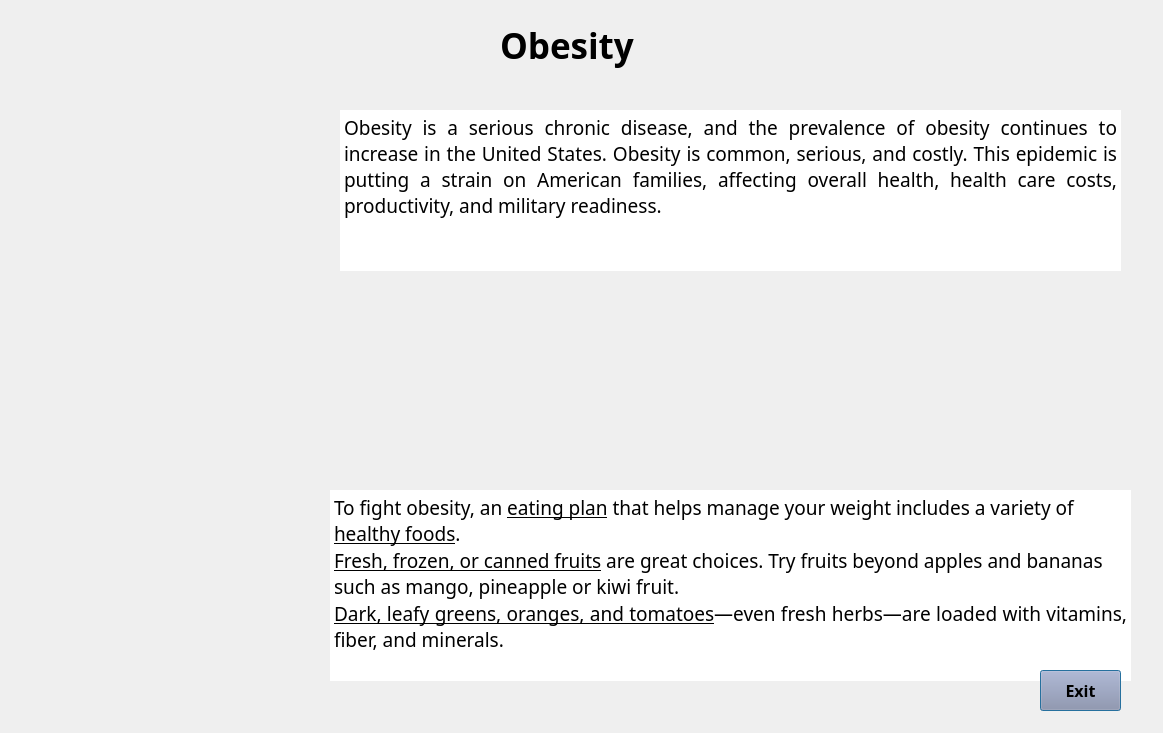
<?xml version="1.0" encoding="UTF-8"?>
<ui version="4.0">
 <class>Obesity</class>
 <widget class="QDialog" name="Obesity">
  <property name="geometry">
   <rect>
    <x>0</x>
    <y>0</y>
    <width>1163</width>
    <height>733</height>
   </rect>
  </property>
  <property name="windowTitle">
   <string>Dialog</string>
  </property>
  <widget class="QLabel" name="label">
   <property name="geometry">
    <rect>
     <x>500</x>
     <y>0</y>
     <width>191</width>
     <height>91</height>
    </rect>
   </property>
   <property name="font">
    <font>
     <family>Rockwell</family>
     <pointsize>26</pointsize>
     <weight>75</weight>
     <bold>true</bold>
    </font>
   </property>
   <property name="text">
    <string>Obesity</string>
   </property>
  </widget>
  <widget class="QTextBrowser" name="textBrowser">
   <property name="geometry">
    <rect>
     <x>340</x>
     <y>110</y>
     <width>781</width>
     <height>161</height>
    </rect>
   </property>
   <property name="font">
    <font>
     <family>Rockwell</family>
     <pointsize>8</pointsize>
     <weight>50</weight>
     <italic>false</italic>
     <bold>false</bold>
    </font>
   </property>
   <property name="styleSheet">
    <string notr="true">font: 8pt &quot;Rockwell&quot;;</string>
   </property>
   <property name="frameShape">
    <enum>QFrame::NoFrame</enum>
   </property>
   <property name="frameShadow">
    <enum>QFrame::Plain</enum>
   </property>
   <property name="html">
    <string>&lt;!DOCTYPE HTML PUBLIC &quot;-//W3C//DTD HTML 4.0//EN&quot; &quot;http://www.w3.org/TR/REC-html40/strict.dtd&quot;&gt;
&lt;html&gt;&lt;head&gt;&lt;meta name=&quot;qrichtext&quot; content=&quot;1&quot; /&gt;&lt;style type=&quot;text/css&quot;&gt;
p, li { white-space: pre-wrap; }
&lt;/style&gt;&lt;/head&gt;&lt;body style=&quot; font-family:'Rockwell'; font-size:8pt; font-weight:400; font-style:normal;&quot;&gt;
&lt;p align=&quot;justify&quot; style=&quot; margin-top:0px; margin-bottom:0px; margin-left:0px; margin-right:0px; -qt-block-indent:0; text-indent:0px;&quot;&gt;&lt;span style=&quot; font-family:'MS Shell Dlg 2'; font-size:14pt;&quot;&gt;Obesity is a serious chronic disease, and the prevalence of obesity continues to increase in the United States. Obesity is common, serious, and costly. This epidemic is putting a strain on American families, affecting overall health, health care costs, productivity, and military readiness.&lt;/span&gt;&lt;/p&gt;&lt;/body&gt;&lt;/html&gt;</string>
   </property>
  </widget>
  <widget class="QTextBrowser" name="textBrowser_2">
   <property name="geometry">
    <rect>
     <x>330</x>
     <y>490</y>
     <width>801</width>
     <height>191</height>
    </rect>
   </property>
   <property name="font">
    <font>
     <family>Rockwell</family>
     <pointsize>22</pointsize>
    </font>
   </property>
   <property name="frameShape">
    <enum>QFrame::NoFrame</enum>
   </property>
   <property name="frameShadow">
    <enum>QFrame::Plain</enum>
   </property>
   <property name="html">
    <string>&lt;!DOCTYPE HTML PUBLIC &quot;-//W3C//DTD HTML 4.0//EN&quot; &quot;http://www.w3.org/TR/REC-html40/strict.dtd&quot;&gt;
&lt;html&gt;&lt;head&gt;&lt;meta name=&quot;qrichtext&quot; content=&quot;1&quot; /&gt;&lt;style type=&quot;text/css&quot;&gt;
p, li { white-space: pre-wrap; }
&lt;/style&gt;&lt;/head&gt;&lt;body style=&quot; font-family:'Rockwell'; font-size:22pt; font-weight:400; font-style:normal;&quot;&gt;
&lt;p style=&quot; margin-top:0px; margin-bottom:0px; margin-left:0px; margin-right:0px; -qt-block-indent:0; text-indent:0px;&quot;&gt;&lt;span style=&quot; font-family:'MS Shell Dlg 2'; font-size:14pt;&quot;&gt;To fight obesity, an &lt;/span&gt;&lt;span style=&quot; font-family:'MS Shell Dlg 2'; font-size:14pt; text-decoration: underline;&quot;&gt;eating plan&lt;/span&gt;&lt;span style=&quot; font-family:'MS Shell Dlg 2'; font-size:14pt;&quot;&gt; that helps manage your weight includes a variety of &lt;/span&gt;&lt;span style=&quot; font-family:'MS Shell Dlg 2'; font-size:14pt; text-decoration: underline;&quot;&gt;healthy foods&lt;/span&gt;&lt;span style=&quot; font-family:'MS Shell Dlg 2'; font-size:14pt;&quot;&gt;.&lt;/span&gt;&lt;/p&gt;
&lt;p style=&quot; margin-top:0px; margin-bottom:0px; margin-left:0px; margin-right:0px; -qt-block-indent:0; text-indent:0px;&quot;&gt;&lt;span style=&quot; font-family:'MS Shell Dlg 2'; font-size:14pt; text-decoration: underline;&quot;&gt;Fresh, frozen, or canned fruits&lt;/span&gt;&lt;span style=&quot; font-family:'MS Shell Dlg 2'; font-size:14pt;&quot;&gt; are great choices. Try fruits beyond apples and bananas such as mango, pineapple or kiwi fruit.&lt;/span&gt;&lt;/p&gt;
&lt;p align=&quot;justify&quot; style=&quot; margin-top:0px; margin-bottom:0px; margin-left:0px; margin-right:0px; -qt-block-indent:0; text-indent:0px;&quot;&gt;&lt;span style=&quot; font-family:'MS Shell Dlg 2'; font-size:14pt; text-decoration: underline;&quot;&gt;Dark, leafy greens, oranges, and tomatoes&lt;/span&gt;&lt;span style=&quot; font-family:'MS Shell Dlg 2'; font-size:14pt;&quot;&gt;—even fresh herbs—are loaded with vitamins, fiber, and minerals.&lt;/span&gt;&lt;/p&gt;&lt;/body&gt;&lt;/html&gt;</string>
   </property>
  </widget>
  <widget class="QLabel" name="label_2">
   <property name="geometry">
    <rect>
     <x>590</x>
     <y>680</y>
     <width>291</width>
     <height>31</height>
    </rect>
   </property>
   <property name="font">
    <font>
     <family>Rockwell</family>
     <pointsize>10</pointsize>
    </font>
   </property>
   <property name="text">
    <string/>
   </property>
  </widget>
  <widget class="QPushButton" name="pushButton_2">
   <property name="geometry">
    <rect>
     <x>1040</x>
     <y>670</y>
     <width>81</width>
     <height>41</height>
    </rect>
   </property>
   <property name="font">
    <font>
     <family>Rockwell</family>
     <pointsize>12</pointsize>
     <weight>75</weight>
     <bold>true</bold>
    </font>
   </property>
   <property name="styleSheet">
    <string notr="true">background-color: rgb(146, 144, 170);</string>
   </property>
   <property name="text">
    <string>Exit</string>
   </property>
  </widget>
 </widget>
 <resources/>
 <connections/>
</ui>
